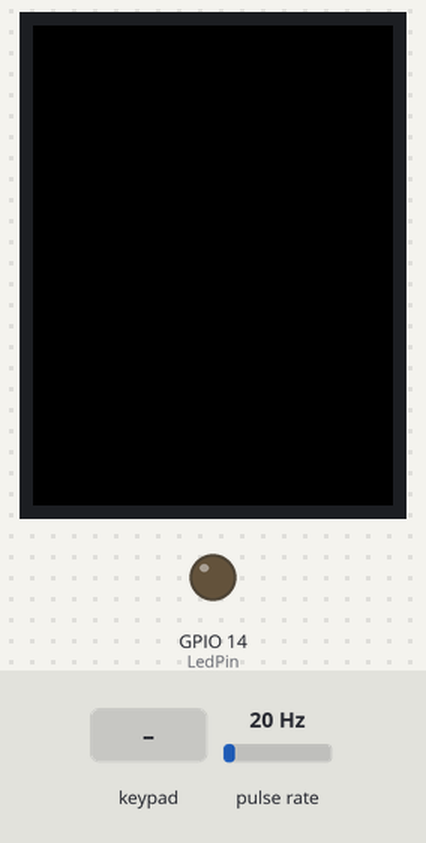
Recording of a sketch running on a simulated ESP32. On the bench: 240×320 colour display, output pins drawn as LEDs (lit = HIGH). Wiring (inferred from the names in the program): pulse sensor: data GPIO 35. Inputs (shaded band) come from the test bench; at power-on: pulse rate 20 Hz. What the sketch prints to the serial monitor is not drawn.

Above: at 1.4 s.
1.5 s: key '3' pressed
4.3 s: pulse rate (sensor on GPIO 35) set to 150 Hz
7.3 s: key '3' pressed
At 7.74 s:
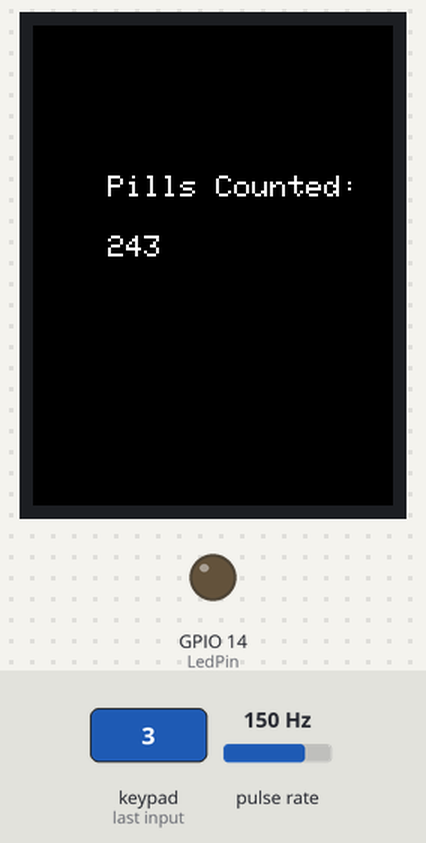
9.8 s: pulse rate (sensor on GPIO 35) set to 4 Hz
At 11.16 s:
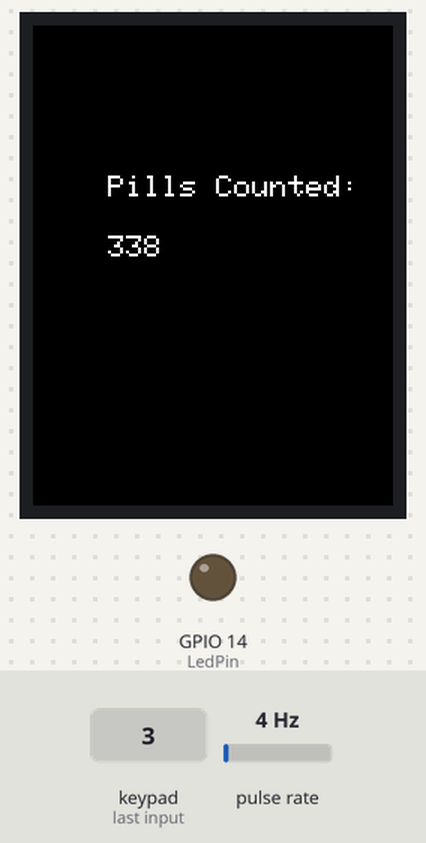
11.5 s: pulse rate (sensor on GPIO 35) set to 50 Hz
At 12.2 s:
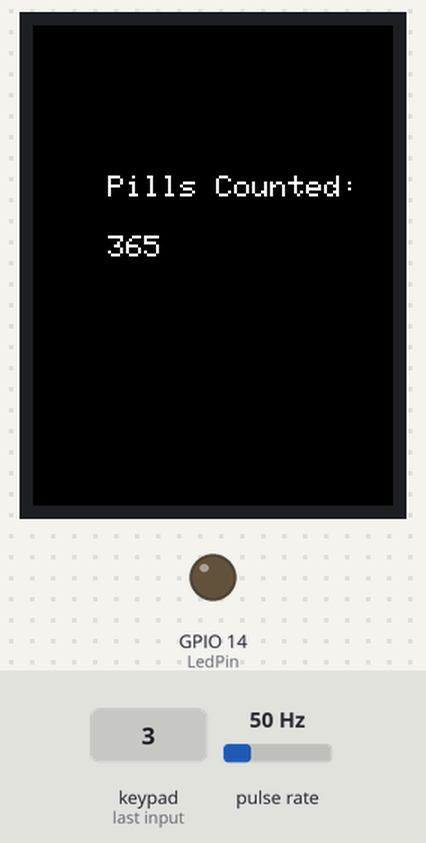

The sketch:

TRIAL10OCTOBER.ino
```cpp
#include "DFRobot_GDL.h"
#define TFT_DC  4
#define TFT_CS  21
#define TFT_RST 2
DFRobot_ST7789_240x320_HW_SPI screen(/*dc=*/TFT_DC,/*cs=*/TFT_CS,/*rst=*/TFT_RST);

#include "Adafruit_Keypad.h"
// Define your specific keypad here via PID
#define KEYPAD_PID1332
// Define your pins here
// Can ignore ones that don't apply
#define R1    16
#define C1    17
#define C2    5
#define C3    22
#define C4    19

#include <Stepper.h>
// Define the number of steps per revolution
const int stepsPerRevolution = 2048; // 28BYJ-48 has 2048 steps per revolution
// Define the motor interface pins
#define IN1 26
#define IN2 25
#define IN3 33
#define IN4 32
Stepper motor(stepsPerRevolution, IN1, IN3, IN2, IN4);

// Define IR sensor pin and variables
const int irSensorPin = 35;
int pillCount = 0;
int setInput = 0;

// Define LED pin
const int LedPin = 14;

enum Page {
  SELECT_MEDICINE,
  INPUT_NUMBER,
  COUNTED_PILLS, // New page for entering numbers
};

Page currentPage = SELECT_MEDICINE; // Initial page

// Medicine names
const char* medicineNames[] = {
  "1.Paracetamol",
  "2.Hedax",
  "3.Ibuprofen",
  "4.Acepar",
  "5.Paracetamol Xtra",
  "6.Amoxicillin"
};

const byte ROWS = 1; // Rows
const byte COLS = 4; // Columns
char keys[ROWS][COLS] = {
  {'1', '2', '3', '4'},
};
byte rowPins[ROWS] = {R1}; // Connect to the row pinouts of the keypad
byte colPins[COLS] = {C1, C2, C3, C4}; // Connect to the column pinouts of the keypad
Adafruit_Keypad customKeypad = Adafruit_Keypad(makeKeymap(keys), rowPins, colPins, ROWS, COLS);

int enteredNumber = 0; // Default entered number
int selectedMedicine = 0; // Currently selected medicine
bool motorEnabled = false;

void setup() {
  Serial.begin(9600);
  screen.begin();
  screen.fillScreen(COLOR_RGB565_BLACK);
  customKeypad.begin();

  // Set the motor speed (RPM)
  motor.setSpeed(15); // Speed of the motor
  Serial.begin(9600);
  pinMode(irSensorPin, INPUT);
  attachInterrupt(digitalPinToInterrupt(irSensorPin), pillDetection, FALLING); // Attach interrupt

  // Setting LED PIN
  pinMode(LedPin, OUTPUT);
}

void loop() {
  customKeypad.tick();

  while (customKeypad.available()) {
    keypadEvent e = customKeypad.read();
    if (e.bit.EVENT == KEY_JUST_PRESSED) {
      handleKeyPress(e.bit.KEY);
    }
  }

  switch (currentPage) {
    case SELECT_MEDICINE:
      SelectMedicine();
      break;
    case INPUT_NUMBER:
      InputNumber();
      break;
    case COUNTED_PILLS:
      CountedPills();
      break;
  }

  if (motorEnabled) {
    Motor(); // Execute the Motor function if motorEnabled is true
  }

 }
 void handleKeyPress(char key) {
  if (currentPage == SELECT_MEDICINE) {
    if (key == '1') {
      // Scroll up
      selectedMedicine = (selectedMedicine + 5) % 6;
    }
    else if (key == '2') {
      // Scroll down
      selectedMedicine = (selectedMedicine + 1) % 6;
    }
    else if (key == '3') {
      // Enter key, switch to the number input page
      currentPage = INPUT_NUMBER;
    }
  }
  else if (currentPage == INPUT_NUMBER) {
    if (key == '1') {
      // Scroll up
       enteredNumber--;
    } else if (key == '2') {
      // Scroll down
      enteredNumber++;
    } else if (key == '3') {
      // Enter key, store enteredNumber and display it in Serial Monitor
      Serial.print("Entered Number: ");
      Serial.println(enteredNumber);
      motorEnabled = true;
      // Print the selected medicine
      if (selectedMedicine >= 0 && selectedMedicine < 6) {
        Serial.print("Selected Medicine: ");
        Serial.println(medicineNames[selectedMedicine]);
      }

      // Switch back to SELECT_MEDICINE page
      currentPage =  COUNTED_PILLS;
    }
  }
}
void SelectMedicine() {
  // Clear the screen
  screen.fillScreen(COLOR_RGB565_BLACK);

  // Title
  screen.setTextSize(2);
  screen.setTextColor(COLOR_RGB565_BLACK);
  screen.setCursor(40, 15); //(x,y)
  screen.print("PILL");

  screen.setTextColor(COLOR_RGB565_BLACK);
  screen.setCursor(110, 15); //(x,y)
  screen.print("DISPENSER");

  // Display medicine names with highlighting
  for (int i = 0; i < 6; i++) {
    screen.setTextSize(2);
    if (i == selectedMedicine) {
      // Highlight the selected medicine
      screen.setTextColor(COLOR_RGB565_RED);
    } else {
      screen.setTextColor(COLOR_RGB565_WHITE);
    }
    screen.setCursor(10, 60 + i * 40); //(x,y)
    screen.print(medicineNames[i]);
  }
}

void InputNumber() {
  // Clear the screen
  screen.fillScreen(COLOR_RGB565_BLACK);

  // Display number input page
  screen.setTextSize(2.8);
  screen.setTextColor(COLOR_RGB565_WHITE);
  screen.setCursor(50, 100); // (x,y)
  screen.print("Enter Number:");
  screen.setCursor(50, 140); // (x,y)
  screen.print(enteredNumber);
}
void Motor() {
  int stepsToMove = stepsPerRevolution * enteredNumber ;
  motor.step(stepsToMove);
  // Check if the count matches the user-set input
  if (pillCount < enteredNumber) {
    // Continue rotating the motor
    motor.step(stepsPerRevolution);
  } else {
    // Object count matches user input, stop the motor
    Serial.println("Object counting complete.");
    motor.setSpeed(0); // Stop the motor
  }
}

void pillDetection() {
  // Read the IR sensor input
  int irSensorValue = digitalRead(irSensorPin);

  // If an object is detected, increment the count
  if (irSensorValue == LOW) {
    ++pillCount;
    Serial.print("Pills Counted: ");
    Serial.println(pillCount);
  }
}
 void CountedPills() {
  // Clear the screen
  screen.fillScreen(COLOR_RGB565_BLACK);

  // Display number input page
  screen.setTextSize(2.8);
  screen.setTextColor(COLOR_RGB565_WHITE);
  screen.setCursor(50, 100); // (x,y)
  screen.print("Pills Counted: ");
  screen.setCursor(50, 140); // (x,y)
  screen.print(pillCount);
  screen.setTextColor(COLOR_RGB565_BLACK);


}
```
